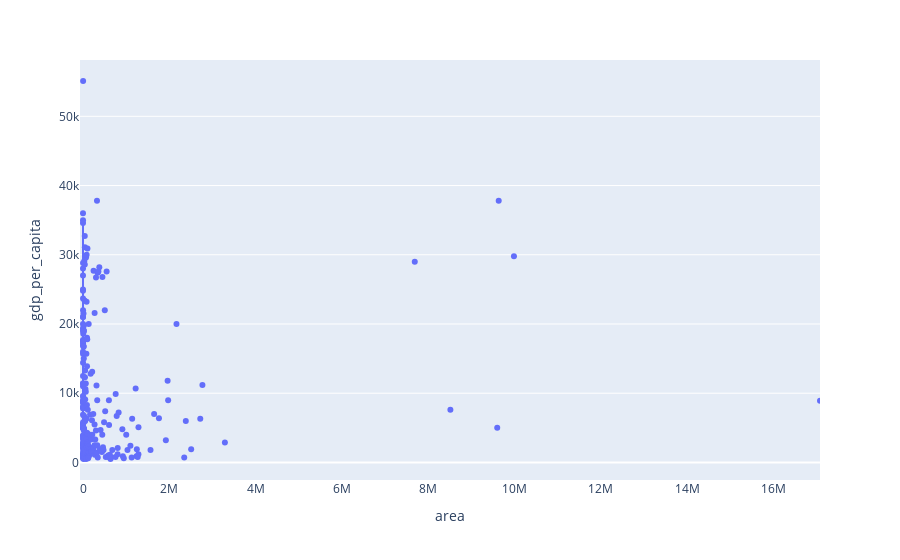

Source (notebook cell):
### Code cell
fig = px.box(data,x="area",y="gdp_per_capita",points="all")
fig.show()

### Figure 1 — Plotly figure (JSON) as saved in the notebook; plotly's stock layout.template omitted (floating-point values rounded to 4 significant figures; data arrays with more than 128 entries replaced by an {"elided": "..."} marker saying what was removed)
{"data": [{"alignmentgroup": "True", "boxpoints": "all", "hovertemplate": "area=%{x}<br>gdp_per_capita=%{y}<extra></extra>", "legendgroup": "", "marker": {"color": "#636efa"}, "name": "", "notched": false, "offsetgroup": "", "orientation": "v", "showlegend": false, "type": "box", "x": {"elided": "227 int values"}, "x0": " ", "xaxis": "x", "y": {"elided": "227 int values"}, "y0": " ", "yaxis": "y"}], "layout": {"boxmode": "group", "legend": {"tracegroupgap": 0}, "margin": {"t": 60}, "xaxis": {"anchor": "y", "domain": [0, 1], "title": {"text": "area"}}, "yaxis": {"anchor": "x", "domain": [0, 1], "title": {"text": "gdp_per_capita"}}}}
